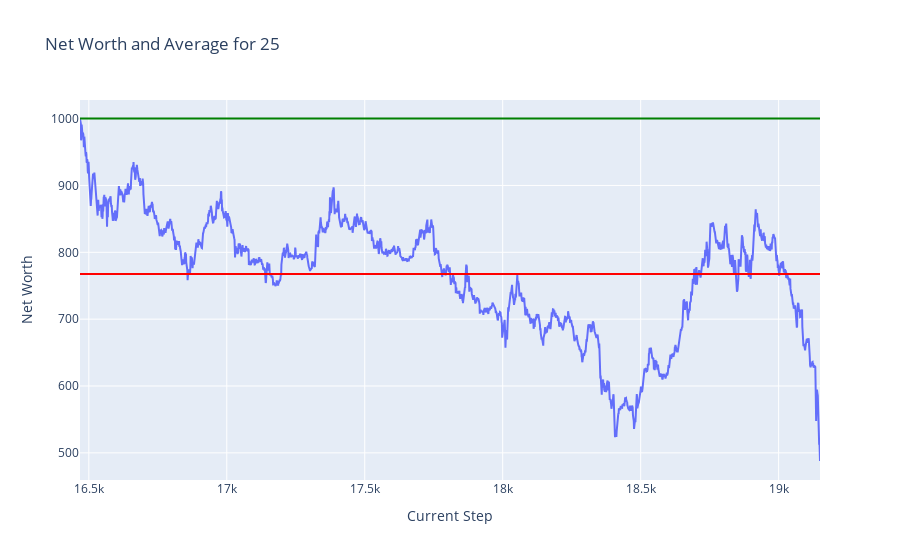

Here is the notebook cell this chart was saved with:
### Code cell
plot_token_data(df = test_hist_df, token = token)

### Figure 1 — Plotly figure (JSON) as saved in the notebook; plotly's stock layout.template omitted (floating-point values rounded to 4 significant figures; data arrays with more than 128 entries replaced by an {"elided": "..."} marker saying what was removed)
{"data": [{"mode": "lines", "name": "Net Worth", "type": "scatter", "x": {"elided": "2683 int values"}, "y": {"elided": "2683 float values"}}], "layout": {"shapes": [{"line": {"color": "green"}, "name": "Net Worth = 1000", "type": "line", "x0": 0, "x1": 1, "xref": "x domain", "y0": 1000, "y1": 1000, "yref": "y"}, {"line": {"color": "red"}, "name": "Average Net Worth = 767.38", "type": "line", "x0": 0, "x1": 1, "xref": "x domain", "y0": 767.4, "y1": 767.4, "yref": "y"}], "title": {"text": "Net Worth and Average for 25"}, "xaxis": {"title": {"text": "Current Step"}}, "yaxis": {"title": {"text": "Net Worth"}}}}
